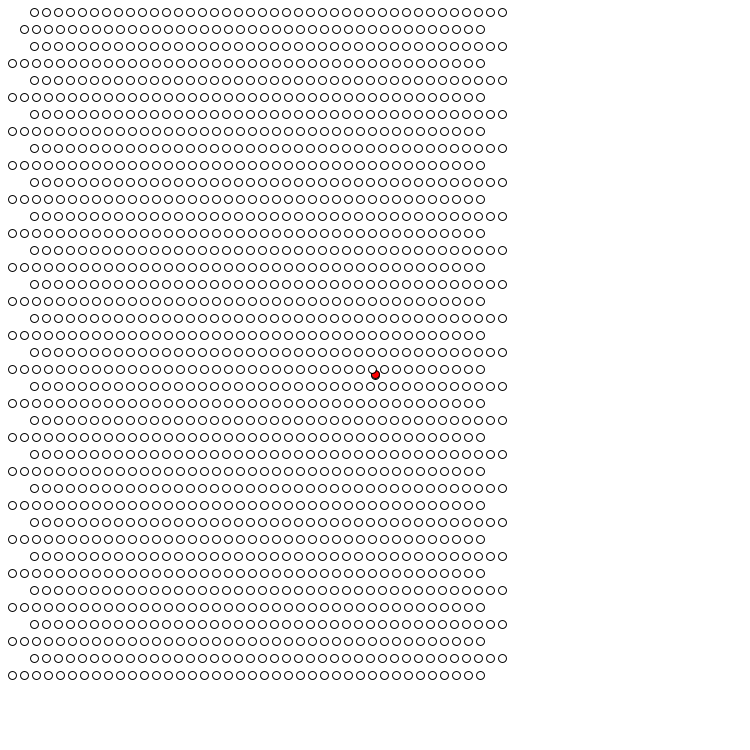
Frame 1 (no input)
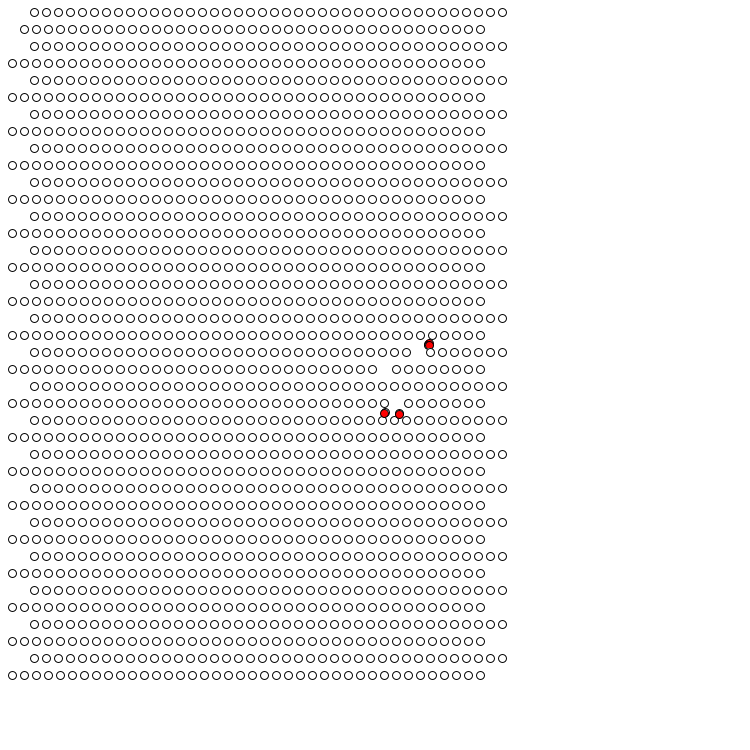
Frame 60 (the mouse pressed at the canvas centre just before this capture)
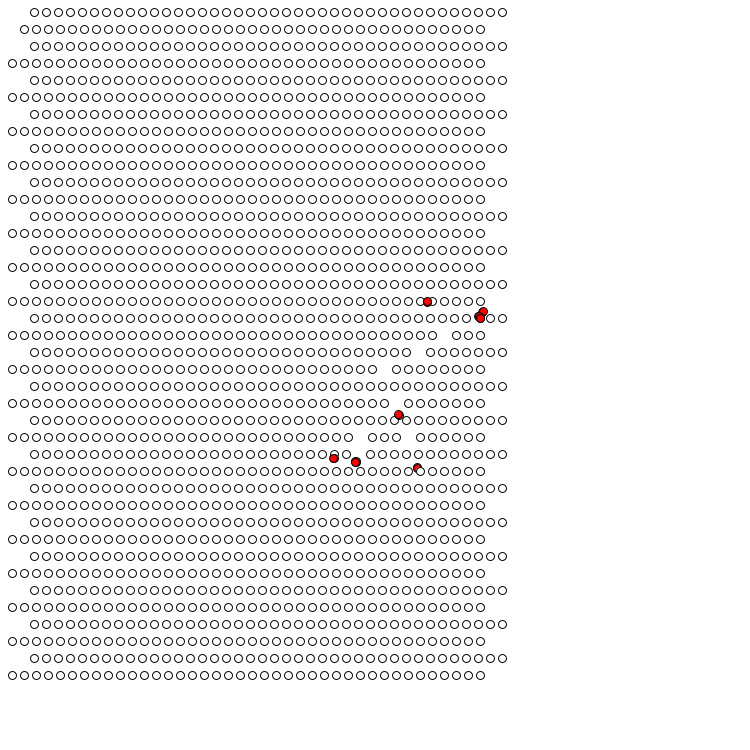
Frame 120 (the mouse held since frame 60 and released just before this capture)

The Processing sketch that drew these frames (run headless with seeded random() and noise(); from frame 60 on, the mouse is pressed at the canvas centre):

// Processing sketch: processing_179304
// ── processing_179304.pde

Cell[] myCells = new Cell[40*40];
 
void setup() {
  size(750, 750);
  int i3=0;
  for (int i = 0; i < 40; i ++) {
    for (int i2 = 0; i2 < 40; i2 ++) {
      myCells[i3] = new Cell(i, i2);
      i3++;
    }
  }
 
  myCells[1].location.set(375, 375); 
 
  myCells[1].isseed = true ;
}
 
void draw() {
  background(255);
  for (int i=0; i< myCells.length; i++) {
    myCells[i].display();
    myCells[i].update();
  }
  myCells[0].isseed = false;    
 
 
 
 
  for (int i=0; i<myCells.length; i++) {
    if (myCells[i].isseed == false) {
      for (int j=0; j<myCells.length; j++) {
        if (myCells[j].isseed == true) {
          float d;
          d = PVector.dist(myCells[i].location, myCells[j].location);
          if (d < 2) {  //d=2 neutrons must have a direct hit to cause a fission reaction
            myCells[i].isseed = true;
          }
        }
      }
    }
  }
 
 
  for (int i=0;i<5;i++)
  {
 
    //draw object number i
  }
}
 
// ==========================================
 
class Cell {
 
  PVector location = new PVector();
  PVector velocity = new PVector();
  float dia; //neutron diameter
  public boolean isseed;
  float lineweight;
  float randomx = random(-1, 1); // random direction to apply to new neutrons after collision
  float randomy = random(-1, 1);
  float atomdia;  //atom diameter larger than neutron
 
 
  Cell(int i, int i2) {
 
    int factor1 = 0;
 
    // if even
    if (i2 % 2 == 0)
      factor1 = 22;
    else
      factor1 = 0;
 
    location = new PVector(  i*12+12+factor1, i2*17+12 ); //creates grid of atoms
    //  new PVector(random(750), random(750));
    dia = 8;
    atomdia = 20;
    isseed = false;
  }
 
  void display() {
    stroke(lineweight);
    if (isseed == true) {
      ellipse(location.x, location.y, dia, dia);
 
      fill(255, 0, 0);
      velocity = new PVector(randomx, randomy); //gives neutrons random movement direction
      location.add(velocity);
    }
    if (isseed == false) {
      fill(255);
    }
        ellipse(location.x, location.y, dia, dia); //atoms

  }
  void update() {
    if (isseed == false) {
      velocity = new PVector(random(-0, 0), random(-0, 0));
      location.add(velocity);
    }
  }
}
